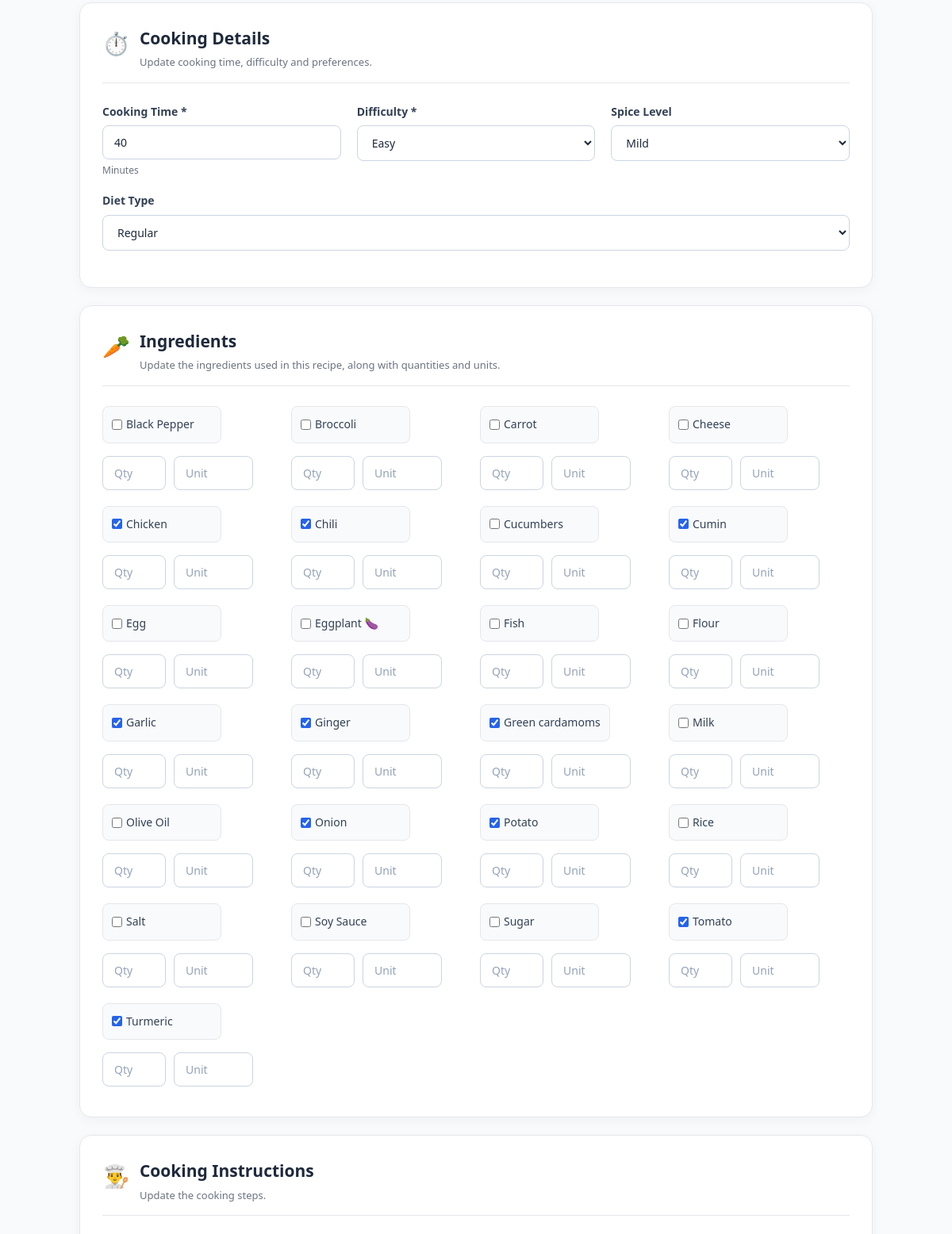
The app's page /edit-recipe/1 (signed in, middle part), older data.
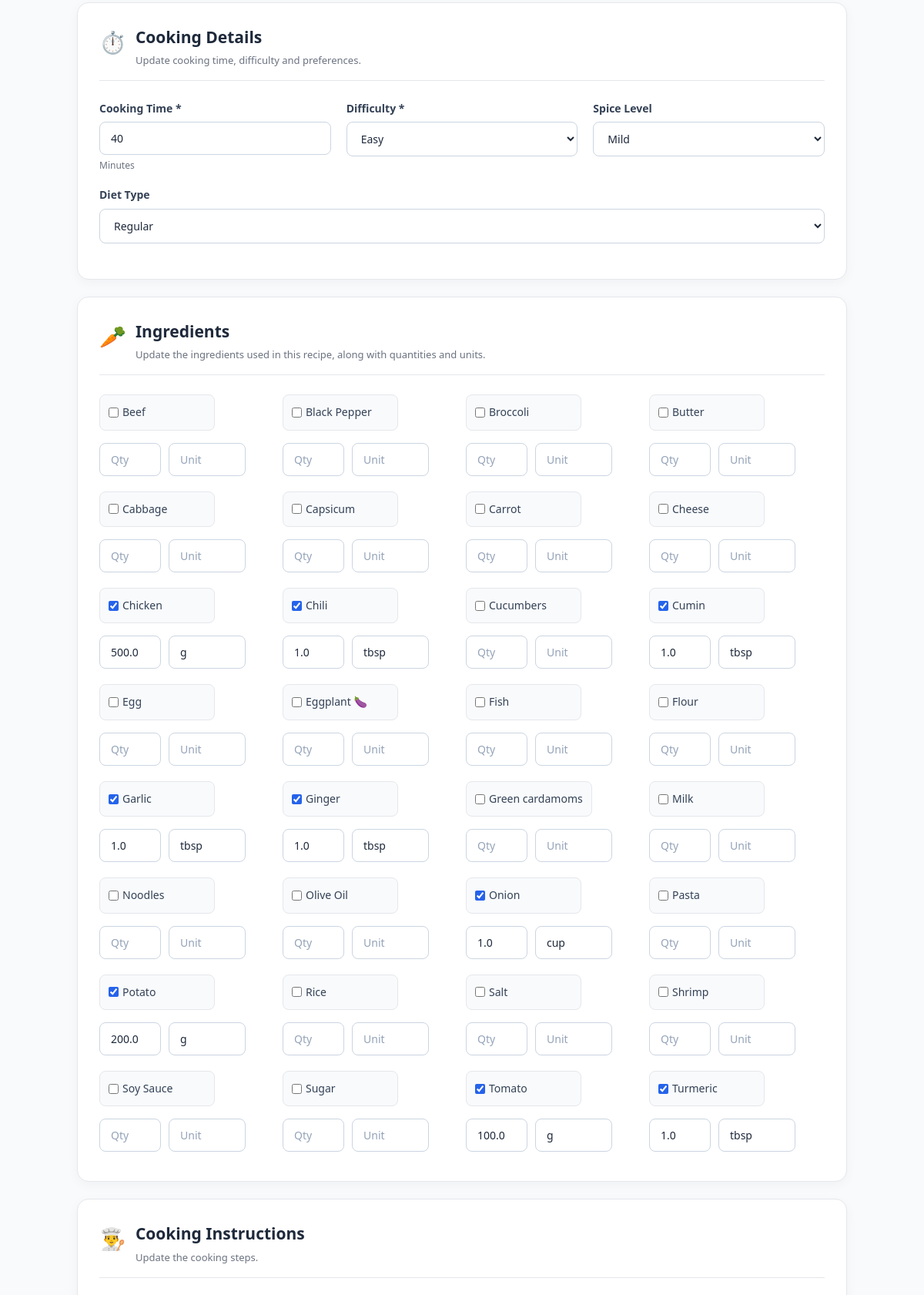
The same page, newer data.
### tables this page shows
CREATE TABLE Ingredients (
    IngredientID INTEGER PRIMARY KEY AUTOINCREMENT,
    Name TEXT NOT NULL UNIQUE,
    Category TEXT
);

CREATE TABLE Recipe_Ingredients (
    RecipeIngredientID INTEGER PRIMARY KEY AUTOINCREMENT,
    RecipeID INTEGER NOT NULL,
    IngredientID INTEGER NOT NULL,
    Quantity REAL
        CHECK (Quantity > 0),
    Unit TEXT,

    FOREIGN KEY (RecipeID)
        REFERENCES Recipes(RecipeID)
        ON DELETE CASCADE,
    FOREIGN KEY (IngredientID)
        REFERENCES Ingredients(IngredientID)
        ON DELETE RESTRICT,
    UNIQUE (RecipeID, IngredientID)
);

### app.py (the view, shortened to what this page needs)
@app.route("/edit-recipe/<int:recipe_id>", methods=["GET", "POST"])
def edit_recipe(recipe_id):
    if "user_id" not in session:
        return redirect(url_for("login"))
    connection = get_db_connection()
    recipe = connection.execute(
        """
        SELECT *
        FROM Recipes
        WHERE RecipeID = ?
        """,
        (recipe_id,)
    ).fetchone()
    if not recipe:
        connection.close()
        flash("Recipe not found.")
        return redirect(url_for("recipes"))
    meal_types = connection.execute(
        """
        SELECT *
        FROM Meal_Types
        ORDER BY Name
        """
    ).fetchall()
    cuisines = connection.execute(
        """
        SELECT *
        FROM Cuisines
        ORDER BY Name
        """
    ).fetchall()
    ingredients = connection.execute(
        """
        SELECT *
        FROM Ingredients
        ORDER BY Name
        """
    ).fetchall()
    existing_ingredients = connection.execute(
        """
        SELECT
            Recipe_Ingredients.IngredientID,
            Ingredients.Name,
            Recipe_Ingredients.Quantity,
            Recipe_Ingredients.Unit
        FROM Recipe_Ingredients

        JOIN Ingredients
            ON Recipe_Ingredients.IngredientID =
               Ingredients.IngredientID

        WHERE Recipe_Ingredients.RecipeID = ?

        ORDER BY Ingredients.Name
        """,
        (recipe_id,)
    ).fetchall()
    existing_ingredients_dict = {}
    for row in existing_ingredients:
        existing_ingredients_dict[
            row["IngredientID"]
        ] = row
    existing_ingredient_ids = {
        row["IngredientID"]
        for row in existing_ingredients
    }
    nutrition = connection.execute(
        """
        SELECT *
        FROM Nutrition
        WHERE RecipeID = ?
        """,
        (recipe_id,)
    ).fetchone()
    connection.close()
    return render_template(
        "edit_recipe.html",
        recipe=recipe,
        meal_types=meal_types,
        cuisines=cuisines,
        ingredients=ingredients,
        existing_ingredient_ids=existing_ingredient_ids,
        existing_ingredients=existing_ingredients,
        existing_ingredients_dict=existing_ingredients_dict,
        nutrition=nutrition
    )

### database.py (called while the page is built)
def get_db_connection():
    connection = sqlite3.connect(DATABASE)
    connection.row_factory = sqlite3.Row
    connection.execute("PRAGMA foreign_keys = ON")
    return connection

### templates/edit_recipe.html (shortened to what the changed rows need)
{% extends "base.html" %}
{% block content %}
<div class="container">
    <form
        method="POST"
        class="recipe-form"
    >
        <div class="form-section">
            <div class="form-section-title">
                <div>
                    <h2>Cooking Details</h2>
                </div>
            </div>
        </div>
        <div class="form-section">
            <div class="form-section-title">
                <div>
                    <h2>Ingredients</h2>
                </div>
            </div>
            <div class="ingredient-select-grid">
                {% for ing in ingredients %}
                    {% set ing_id = ing['IngredientID'] %}
                    {% set ing_data = existing_ingredients_dict.get(ing_id) %}
                    {% set qty = '' %}
                    {% set unt = '' %}
                    {% if ing_data %}
                        {% if ing_data['Quantity'] is not none %}
                            {% set qty = ing_data['Quantity'] %}
                        {% endif %}
                        {% if ing_data['Unit'] is not none %}
                            {% set unt = ing_data['Unit'] %}
                        {% endif %}
                    {% endif %}
                    <div
                        class="ingredient-row"
                        style="
                            display: flex;
                            align-items: center;
                            gap: 10px;
                            margin-bottom: 10px;
                            flex-wrap: wrap;
                        "
                    >
                        <label
                            class="ingredient-checkbox"
                            style="
                                display: flex;
                                align-items: center;
                                gap: 5px;
                                min-width: 150px;
                            "
                        >
                            <input
                                type="checkbox"
                                id="ing_checkbox_{{ ing_id }}"
                                name="ingredients"
                                value="{{ ing_id }}"
                                {% if ing_id in existing_ingredient_ids %}
                                    checked
                                {% endif %}
                            >
                            <span>
                                {{ ing['Name'] }}
                            </span>
                        </label>
                        <input
                            type="text"
                            name="quantity_{{ ing_id }}"
                            value="{{ qty }}"
                            placeholder="Qty"
                            style="width: 80px;"
                        >
                        <input
                            type="text"
                            name="unit_{{ ing_id }}"
                            value="{{ unt }}"
                            placeholder="Unit"
                            style="width: 100px;"
                        >
                    </div>
                {% endfor %}
            </div>
        </div>
        <div class="form-section">
            <div class="form-section-title">
                <div>
                    <h2>Cooking Instructions</h2>
                </div>
            </div>
        </div>
    </form>
</div>
{% endblock %}

Row changes from the older to the newer data that the page shows:
added Ingredients: Name "Beef"
added Ingredients: Name "Butter"
added Ingredients: Name "Cabbage"
added Ingredients: Name "Capsicum"
shown differently, row unchanged: Ingredients "Chicken": unt (not shown) → "g"
added Recipe_Ingredients: Quantity "500.0"
added Recipe_Ingredients: Quantity "1.0", Unit "tbsp"
added Recipe_Ingredients: Quantity "1.0", Unit "tbsp"
added Recipe_Ingredients: Quantity "1.0", Unit "tbsp"
added Recipe_Ingredients: Quantity "1.0", Unit "tbsp"
computed for Ingredients "Green cardamoms": ingredients "☑" → "☐"
added Ingredients: Name "Noodles"
added Recipe_Ingredients: Quantity "1.0", Unit "cup"
added Ingredients: Name "Pasta"
shown differently, row unchanged: Ingredients "Potato": unt (not shown) → "g"
added Recipe_Ingredients: Quantity "200.0"
added Ingredients: Name "Shrimp"
shown differently, row unchanged: Ingredients "Tomato": unt (not shown) → "g"
added Recipe_Ingredients: Quantity "100.0"
added Recipe_Ingredients: Quantity "1.0", Unit "tbsp"
